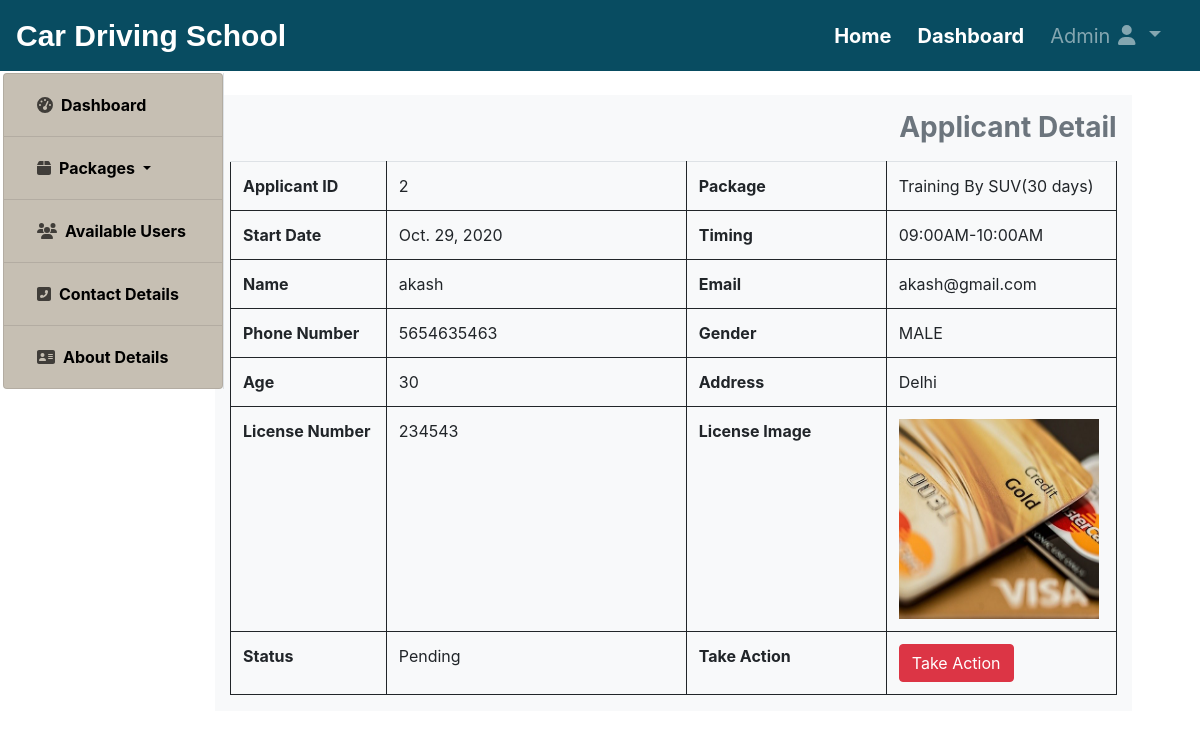
The app's page /adminuser/applicant-detail/2/ (signed in) with its own data.
### core/models.py (models this page shows)
class applicants_model(models.Model):
    packages=packagemodel.objects.all()
    choice1=[]
    for p in packages:
        choice1.append((p.pname,p.pname))
    choice2=[
        ('09:00AM-10:00AM','09:00AM-10:00AM'),('10:00AM-11:00AM','10:00AM-11:00AM'),('11:00AM-12:00PM','11:00AM-12:00PM'),
        ('12:00PM-01:00PM','12:00AM-01:00PM'),('01:00PM-02:00PM','01:00AM-02:00PM'),('02:00PM-03:00PM','02:00AM-03:00PM'),
        ('03:00PM-04:00PM','03:00AM-04:00PM'),('04:00PM-05:00PM','04:00AM-05:00PM'),('05:00PM-06:00PM','05:00AM-06:00PM'),
    ]
    choice3=[
        ('MALE','MALE'),('FEMALE','FEMALE'),('TRANSGENDER','TRANSGENDER')
    ]
    package=models.CharField(max_length=255,choices=choice1,default=choice1[0])
    start_date=models.DateField()
    timing=models.CharField(max_length=255,choices=choice2,default=choice2[0])
    name=models.CharField(max_length=255)
    email=models.EmailField()
    phone=models.IntegerField()
    gender=models.CharField(max_length=255,choices=choice3,default=choice3[0])
    age=models.IntegerField()
    licenseno=models.IntegerField()
    licensepic=models.FileField()
    address=models.TextField()
    status=models.CharField(max_length=255,default="Pending")

### adminuser/views.py (the view)
# urls.py: path('applicant-detail/<int:id>/',views.view_applicant_detail,name="applicant-detail"),
def view_applicant_detail(request,id):
    if request.user.is_authenticated:
        applicant=applicants_model.objects.get(pk=id)
        return render(request,'adminuser/viewapplicantdetail.html',{'applicant':applicant})
    else:
        return HttpResponseRedirect('/')

### adminuser/templates/adminuser/viewapplicantdetail.html (shortened to what this page needs)
{% extends 'core/base.html' %}
{% load static %}
{% block navbar %}
    {% include 'core/navbar.html' %}
{% endblock navbar %}
{% block content %}
    <div class="container-fluid">
        <div class="row">
            <div class="col-lg-2 col-sm-4 col-md-3" style="left:-13px;">
                {% include 'adminuser/sidebar.html' %}
            </div>
            <div class="col-sm-12 col-md-10" style="top:95px;">
                <div class="container-fluid">
                    <div class="row">
                        <div class="col-md-10 offset-md-4 col-lg-11 offset-lg-0 bg-light" style="position:absolute;z-index:1;">
                            <h3 class="font-weight-bold text-secondary text-right pt-3">Applicant Detail</h3>
                            <table class="table table-border mt-3 p-3">
                                <tr>
                                    <th class="table-border table-padding" >Applicant ID</th>
                                    <td class="table-border table-padding" style="width:300px;">{{applicant.id}}</td>
                                    <th class="table-border table-padding" style="width:200px;">Package</th>
                                    <td class="table-border table-padding" >{{applicant.package}}</td>
                                </tr>
                                  <tr>
                                    <th class="table-border table-padding" >Start Date</th>
                                    <td class="table-border table-padding" style="width:300px;">{{applicant.start_date}}</td>
                                    <th class="table-border table-padding" style="width:200px;">Timing</th>
                                    <td class="table-border table-padding" >{{applicant.timing}}</td>
                                </tr>
                                 <tr>
                                    <th class="table-border table-padding" >Name</th>
                                    <td class="table-border table-padding" style="width:300px;">{{applicant.name}}</td>
                                    <th class="table-border table-padding" style="width:200px;">Email</th>
                                    <td class="table-border table-padding" >{{applicant.email}}</td>
                                </tr>
                                 <tr>
                                    <th class="table-border table-padding" >Phone Number</th>
                                    <td class="table-border table-padding" style="width:300px;">{{applicant.phone}}</td>
                                    <th class="table-border table-padding" style="width:200px;">Gender</th>
                                    <td class="table-border table-padding" >{{applicant.gender}}</td>
                                </tr>
                                 <tr>
                                    <th class="table-border table-padding" >Age</th>
                                    <td class="table-border table-padding" style="width:300px;">{{applicant.age}}</td>
                                    <th class="table-border table-padding" style="width:200px;">Address</th>
                                    <td class="table-border table-padding" >{{applicant.address}}</td>
                                </tr>
                                 <tr>
                                    <th class="table-border table-padding" >License Number</th>
                                    <td class="table-border table-padding" style="width:300px;">{{applicant.licenseno}}</td>
                                    <th class="table-border table-padding" style="width:200px;">License Image</th>
                                    <td class="table-border table-padding" ><img src="{{applicant.licensepic.url}}" width="200px" height="200px" /></td>
                                </tr>
                                <tr>
                                    <th class="table-border table-padding" >Status</th>
                                    <td class="table-border table-padding">{{applicant.status}}</td>
                                    <th class="table-border table-padding" >Take Action</th>
                                    <td class="table-border table-padding"><a href="{% url 'take-action' applicant.id %}" class="btn btn-danger">Take Action</a></td>
                                </tr>
                            </table>
                        </div>
                    </div>
                </div>
            </div>
        </div>
    </div>
{% endblock content %}

### core/static/core/css/style.css (style rules this page uses)
.table-border { border:1px solid; border-collapse: collapse; }
.table-padding { padding:5px; text-align:left; }

### records on screen
applicants_model: id "2", package "Training By SUV(30 days)", start_date "Oct. 29, 2020", timing "09:00AM-10:00AM", name "akash", email "akash@gmail.com", phone "5654635463", gender "MALE", age "30", address "Delhi", licenseno "234543", licensepic (picture), status "Pending"
